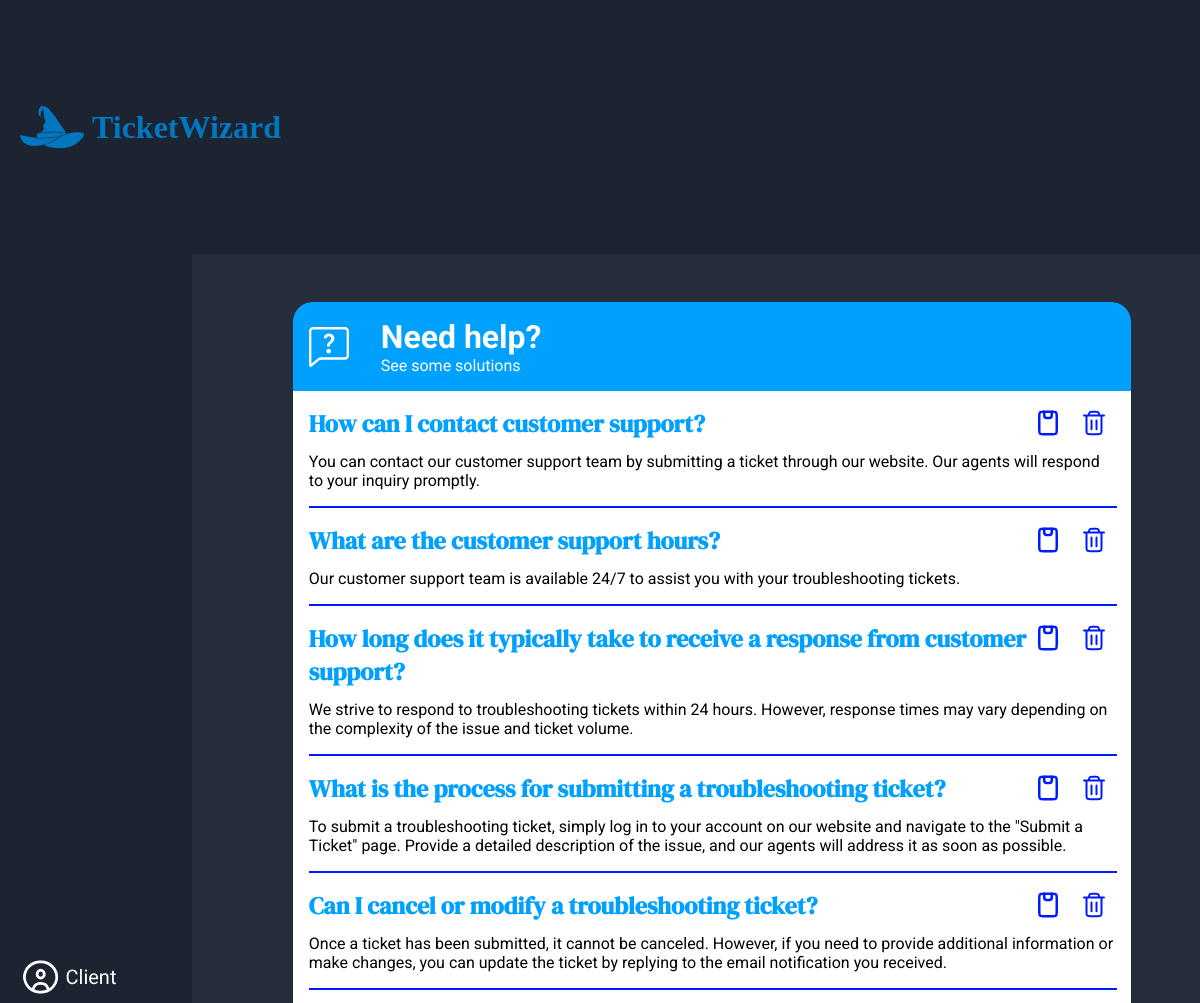
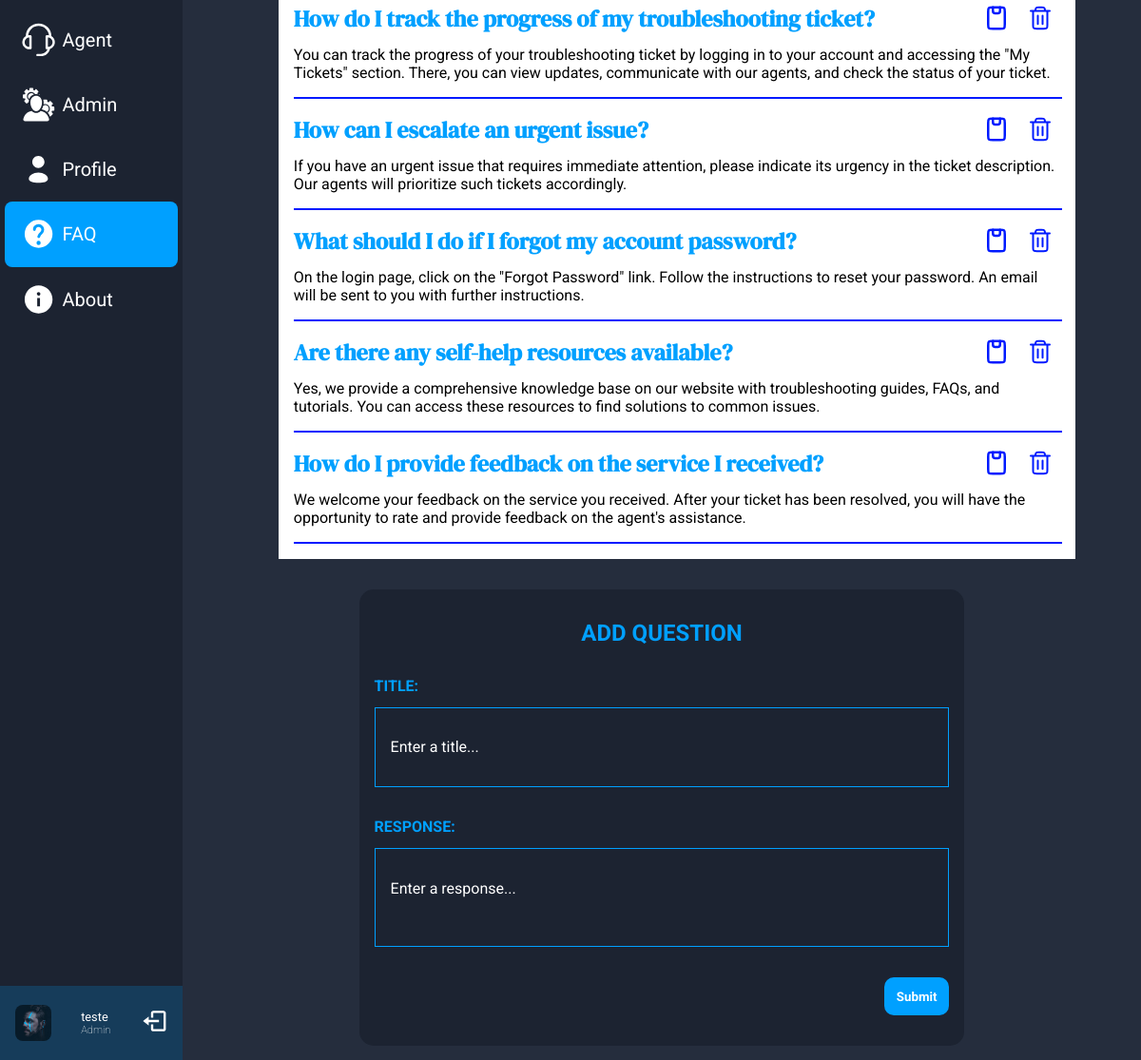
Screenshot of /pages/faq.php (signed in) with the database file from the repository (2 pictures, top to bottom).
### tables this page shows
CREATE TABLE User (
    --ID'S
    id INTEGER PRIMARY KEY AUTOINCREMENT,

    --CONTENT
    username VARCHAR(50) NOT NULL,
    password VARCHAR(50) NOT NULL,
    email VARCHAR(50) NOT NULL,
    full_name VARCHAR(100) NOT NULL,
    image VARCHAR(100),
    created_at TIMESTAMP DEFAULT CURRENT_TIMESTAMP
);

CREATE TABLE Faq(

    id INTEGER PRIMARY KEY AUTOINCREMENT,
    title VARCHAR(200),
    response VARCHAR(2000),
    creator INTEGER DEFAULT 1,
    created_at TIMESTAMP DEFAULT CURRENT_TIMESTAMP,

    FOREIGN KEY (creator) REFERENCES User(id)
);

### database/User.class.php (called while the page is built, shortened)
<?php
class User{
    public ?int $id;
    public function __construct(?int $id, string $username, string $password, string $email, string $fullName,string $image) {
        $this->id=$id;
        $this->fullName = $fullName;
        $this->image = $image;
    }
    public function whatPermission($db) {
        $stmt = $db->prepare("SELECT * FROM Admin WHERE id = ?");
        $stmt->execute([$this->id]);
        $result = $stmt->fetch();
        if($result !== false) return 'Admin';
        return null;
    }
    static function getUser($db, int $id) {
        $stmt = $db->prepare('
        SELECT *
        FROM User
        WHERE id = ?
        ');
        $stmt->execute(array($id));
        $user = $stmt->fetch();
        return new User(
            $user['id'],
            $user['username'],
            $user['password'],
            $user['email'],
            $user['full_name'],
            $user['image']
        );
    }
}
?>

### session.php (called while the page is built, shortened)
<?php
  class Session {
    public function getId() : ?int {
      return isset($_SESSION['id']) ? $_SESSION['id'] : null;
    }
  }
?>

### database/FaqQuestions.class.php (called while the page is built, shortened)
<?php
function getQuestions($db) {
    $stmt = $db->prepare('SELECT * FROM Faq');
    $stmt->execute();
    return $stmt->fetchAll();
}

### templates/faqQuestions.php (the view, shortened to what this page needs)
<?php function drawFaqQuestions(User $user, $questions, $db){ ?>
    <div class="main-content">
        <div class="faq-container">
            <div class="header-help">
                <div class="title-container">
                    <h1>Need help?</h1>
                    <p>See some solutions</p>
                </div>
            </div>
            <div class="faq-questions">
                <?php foreach($questions as $question) { ?>
                <div class="question" id=<?= "Faq-question$question[id]" ?>>
                        <div class="title-remove">
                            <h2><?=$question['title'] ?></h2>
                            <?php if($user->whatPermission($db)=='Agent' || $user->whatPermission($db)== 'Admin') drawButtons();?>
                        </div>
                        <p><?=$question['response'] ?></p>
                </div>
                <span></span>
                <?php } ?>
            </div>
        </div>
        <?php if($user->whatPermission($db)=='Agent' || $user->whatPermission($db)== 'Admin') drawAddQuestion();?>
    </div>
<?php } ?>
<?php function drawButtons(){ ?>
    <?php echo '<div class = buttons>
        <button class="copy-btn">
            <svg xmlns="http://www.w3.org/2000/svg" width="30px" height="30px" viewBox="0 0 24 24" fill="none">
                <path d="M15 3C16.8856 3 17.8284 3 18.4142 3.58579C19 4.17157 19 5.11438 19 7L19 17C19 18.8856 19 19.8284 18.4142 20.4142C18.4142 20.4142 18.4142 20.4142 18.4142 20.4142C17.8284 21 16.8856 21 15 21V21L9 21V21C7.11438 21 6.17157 21 5.58579 20.4142C5 19.8284 5 18.8856 5 17L5 7C5 5.11438 5 4.17157 5.58579 3.58579C5.58579 3.58579 5.58579 3.58579 5.58579 3.58579C6.17157 3 7.11438 3 9 3V3L15 3V3Z" stroke="#323232" stroke-width="2" stroke-linejoin="round"/>
                <path d="M9 3V6C9 7.10457 9.89543 8 11 8H13C14.1046 8 15 7.10457 15 6V3" stroke="#323232" stroke-width="2" stroke-linecap="round" stroke-linejoin="round"/>
            </svg>
            <span class="copy-msg">Copy link!</span>
            <span class="copied-msg">Link copied ✔</span>
        </button>
        <button class="remove-btn">
            <svg width="30" height="30" viewBox="0 0 30 30" fill="none" xmlns="http://www.w3.org/2000/svg">
                <path d="M17.5 12.5V21.25M12.5 12.5V21.25M7.5 7.5V22.25C7.5 23.6501 7.5 24.3498 7.77249 24.8845C8.01216 25.3549 8.39434 25.7381 8.86475 25.9777C9.399 26.25 10.0987 26.25 11.4961 26.25H18.5039C19.9012 26.25 20.6 26.25 21.1343 25.9777C21.6046 25.7381 21.9881 25.3549 22.2277 24.8845C22.5 24.3503 22.5 23.6513 22.5 22.2539V7.5M7.5 7.5H10M7.5 7.5H5M22.5 7.5H20M22.5 7.5H25M10 7.5H20M10 7.5C10 6.33515 10 5.75301 10.1903 5.29357C10.444 4.68101 10.9304 4.19404 11.543 3.9403C12.0024 3.75 12.5851 3.75 13.75 3.75H16.25C17.4149 3.75 17.9972 3.75 18.4567 3.9403C19.0692 4.19404 19.5559 4.68101 19.8096 5.29357C19.9999 5.753 20 6.33515 20 7.5" stroke="#001AFF" stroke-width="2" stroke-linecap="round" stroke-linejoin="round"/>
            </svg>
        </button>
    </div>'; ?>
<?php } ?>
<?php function drawAddQuestion(){ ?>
    <?php echo '<div class="add-card">
            <h2>ADD QUESTION</h2>
            <form class="add-question" action="../actions/actionnewfaq.php" method="post">
                <label for="title">TITLE:</label>
                <input id="title" name="title" type="text" placeholder="Enter a title..." required>
                <label for="response">RESPONSE:</label>
                <textarea id="response" name="response" placeholder="Enter a response..." required></textarea>
                <button>Submit</button>
            </form>
        </div>'; ?>
<?php } ?>

### templates/nav.tpl.php (shortened to what this page needs)
<?php function drawNav(User $user, $db, String $selected){ ?>
    <main>
        <nav class="nav-bar">
            <ul>
                <?php if($user->whatPermission($db)=='Client' || $user->whatPermission($db)== 'Agent' || $user->whatPermission($db)=='Admin') drawNavClient($selected);?>
                <?php if($user->whatPermission($db)=='Agent' || $user->whatPermission($db)=='Admin') drawNavAgent($selected); ?>
                <?php if($user->whatPermission($db)=='Admin') drawNavAdmin($selected); ?>
                <?php $selectedBool='false'; if($selected=='profile') $selectedBool='true'; ?>
                <li class="nav-item unselectable" selected= <?= $selectedBool?>>
                    <a href="../pages/profile.php">
                        <div class="option-container">
                            <p>Profile</p>
                        </div>
                    </a>
                </li>
                <?php if($user->whatPermission($db)=='Agent' || $user->whatPermission($db)=='Admin' || $user->whatPermission($db)== 'Client') drawNavFaq($selected); ?>
                <?php if($user->whatPermission($db)=='Agent' || $user->whatPermission($db)=='Admin' || $user->whatPermission($db)== 'Client') drawNavAbout($selected); ?>
            </ul>
            <div class="user-info unselectable">
                <div class="square">
                    <img src="<?= $user->image?>" alt="user_image">
                </div>
                <div>
                    <p class="name"><?php echo $user->fullName?></p>
                    <p class="role"><?php echo $user->whatPermission($db) ?></p>
                </div>
                <a href='../actions/actionlogout.php'>
                    <svg class="log-out" fill="#000000" width="50" height="50" viewBox="0 0 24 24"
                         xmlns="http://www.w3.org/2000/svg"><path d="M16 13v-2H7V8l-5 4 5 4v-3z"/><path d="M20 3h-9c-1.103 0-2 .897-2 2v4h2V5h9v14h-9v-4H9v4c0 1.103.897 2 2 2h9c1.103 0 2-.897 2-2V5c0-1.103-.897-2-2-2z"/></svg>
                </a>
            </div>
        </nav>
<?php } ?>
<?php function drawNavClient(String $selected){ ?>
    <?php $selectedBool='false'; if($selected=='client') $selectedBool='true'; ?>
    <li class="nav-item unselectable" selected = <?php echo $selectedBool ?>>
        <a href='../pages/client.php'>
            <div class="option-container">
                <p>Client</p>
            </div>
        </a>
    </li>
<?php } ?>
<?php function drawNavAgent(String $selected){ ?>
    <?php $selectedBool='false'; if($selected=='agent') $selectedBool='true'; ?>
    <li class="nav-item unselectable" selected =<?php echo $selectedBool ?>>
        <a href='../pages/agent.php'>
            <div class="option-container">
                <p>Agent</p>
            </div>
        </a>
    </li>
<?php } ?>
<?php function drawNavAdmin(String $selected){ ?>
    <?php $selectedBool='false'; if($selected=='admin') $selectedBool='true'; ?>
    <li class="nav-item unselectable" selected =<?php echo $selectedBool ?>>
        <a href='../pages/admin.php'>
            <div class="option-container">
                <p>Admin</p>
            </div>
        </a>
    </li>
<?php } ?>
<?php function drawNavFaq(String $selected){ ?>
    <?php $selectedBool='false'; if($selected=='faq') $selectedBool='true'; ?>
    <li class="nav-item unselectable" selected =<?php echo $selectedBool ?>>
        <a href='../pages/faq.php'>
            <div class="option-container">
                <p>FAQ</p>
            </div>
        </a>
    </li>
<?php } ?>
<?php function drawNavAbout(String $selected){ ?>
    <?php $selectedBool='false'; if($selected=='about') $selectedBool='true'; ?>
    <li class="nav-item unselectable" selected=<?php echo $selectedBool ?>>
        <a href="../pages/about.php">
            <div class="option-container">
                <p>About</p>
            </div>
        </a>
    </li>
<?php } ?>

### style/constants.css (style rules this page uses)
:root { --highlight-color: #00A0FF; --opened-color: #30B900; --pending-color: #ABABAB; --closed-color: #BF0000; --dark-blue: #1C2331; --background-color: #252D3D; --text-color: #FFF; --logo-color: #0077BE; --dark-blue-highlight: #001AFF; --text-font: 'Roboto', sans-serif; --hightlight-font: 'DM Serif Display', serif; }

### style/navigation.css (style rules this page uses)
* { margin: 0; text-decoration: none; }
ul, li { list-style-type: none; padding: 0; }
.unselectable { user-select: none; }
body { background: var(--background-color); }
main { display: flex; height: 88vh; }
ul { display: flex; flex-direction: column; align-items: center; width: 100%; margin-top: auto; }
li { border-radius: 0.5rem; width: 95%; }
.nav-bar { display: flex; flex-direction: column; align-items: center; background: var(--dark-blue); min-width: 16vw; }
.option-container { display: flex; align-items: center; gap: 5%; color: var(--text-color); font-size: 1.25em; font-family: var(--text-font); padding-inline: 10%; padding-block: 5%; cursor: pointer; }
li[selected = "true"] { background-color: var(--highlight-color); }
.nav-item svg, .nav-item path { min-width: 2rem; max-width: 2.2rem; aspect-ratio: 1/1; fill: var(--text-color); }
.user-info { margin-top: auto; display: flex; justify-content: space-around; align-items: center; background-color: rgba(0, 160, 255, 20%); width: 100%; padding-block: 0.75rem; }
.square { position: relative; width: min(3rem, 20%); aspect-ratio: 1/1; border-radius: 0.5rem; }
.square img { position: absolute; top: 0; left: 0; aspect-ratio: 1/1; border-radius: 0.5rem; width: 100%; object-fit: cover; }
.name, .role { color: var(--text-color); font-family: var(--text-font); }
.name { font-size: 80%; max-font-size: 1rem; overflow-x: clip; }
.role { font-size: 70%; max-font-size: 1rem; font-weight: lighter; overflow-x: clip; }
.log-out { fill: var(--text-color); min-width: 1.75rem; max-width: 1.8rem; aspect-ratio: 1/1; }

### style/faq.css (style rules this page uses)
.main-content { width: 100%; display: flex; flex-direction: column; align-items: center; margin-top: 3rem; overflow-x: hidden; overflow-y: scroll; }
.faq-container { width: 80%; height: max-content; margin-inline: auto; }
.header-help { display: flex; gap: 2rem; align-items: center; padding: 1rem; border-radius: 20px 20px 0 0; width: 100%; background-color: var(--highlight-color); }
.header-help h1, p { color: var(--text-color); font-family: var(--text-font); }
.faq-questions { display: flex; flex-direction: column; gap: 1rem; justify-content: center; width: 100%; padding: 1rem; background-color: var(--text-color); }
.faq-questions .title-remove { display: flex; justify-content: space-between; }
.buttons .copy-btn * { stroke: var(--dark-blue-highlight); }
.faq-questions button { position: relative; background: transparent; border: none; width: fit-content; height: fit-content; }
.faq-questions .buttons { min-width: fit-content; }
.faq-questions h2 { color: var(--highlight-color); font-family: var(--hightlight-font); margin-bottom: 0.75rem; overflow-wrap: anywhere; }
.faq-questions p { color: black; font-weight: 400; font-family: var(--text-font); overflow-wrap: anywhere; }
.faq-questions > span { width: 100%; border: 1px solid var(--dark-blue-highlight); }
.add-card { display: flex; flex-direction: column; align-items: flex-start; width: 60%; background: var(--dark-blue); margin-inline: auto; margin-block: 2rem; border-radius: 15px; padding-inline: 1rem; padding-block: 2rem; }
.add-card h2 { width: 100%; text-align: center; margin-bottom: 2rem; }
.add-card h2, .add-card label { color: var(--highlight-color); font-family: var(--text-font); font-weight: bold; }
.add-card input, .add-card textarea { margin-bottom: 2rem; padding-left: 1rem; padding-block: 2rem; background: transparent; border: 1px solid var(--highlight-color); font-size: 1rem; font-weight: normal; color: var(--text-color); overflow-wrap: break-word; }
.add-card input::placeholder, textarea::placeholder { font-weight: var(--text-font); color: var(--text-color); font-family: var(--text-font); }
.add-card label { margin-bottom: 0.8rem; }
.add-card textarea { resize: none; font-family: var(--text-font); }
.add-question { display: flex; flex-direction: column; width: 100%; }
.add-question button { border: none; padding: 0.8rem; border-radius: 10px; color: var(--text-color); background: var(--highlight-color); font-family: var(--text-font); font-weight: bold; width: fit-content; margin-left: auto; }

### rows the page displays
user: image (placeholder picture), full_name "teste"
faq: title "How can I contact customer support?", response "You can contact our customer support team by submitting a ticket through our website. Our agents will respond to your inquiry promptly."
faq: title "What are the customer support hours?", response "Our customer support team is available 24/7 to assist you with your troubleshooting tickets."
faq: title "How long does it typically take to receive a response from customer support?", response "We strive to respond to troubleshooting tickets within 24 hours. However, response times may vary depending on the complexity of the issue and ticket volume."
faq: title "What is the process for submitting a troubleshooting ticket?", response "To submit a troubleshooting ticket, simply log in to your account on our website and navigate to the \"Submit a Ticket\" page. Provide a detailed description of the issue, and our agents will address it as soon as possible."
faq: title "Can I cancel or modify a troubleshooting ticket?", response "Once a ticket has been submitted, it cannot be canceled. However, if you need to provide additional information or make changes, you can update the ticket by replying to the email notification you received."
faq: title "How do I track the progress of my troubleshooting ticket?", response "You can track the progress of your troubleshooting ticket by logging in to your account and accessing the \"My Tickets\" section. There, you can view updates, communicate with our agents, and check the status of your ticket."
faq: title "How can I escalate an urgent issue?", response "If you have an urgent issue that requires immediate attention, please indicate its urgency in the ticket description. Our agents will prioritize such tickets accordingly."
faq: title "What should I do if I forgot my account password?", response "On the login page, click on the \"Forgot Password\" link. Follow the instructions to reset your password. An email will be sent to you with further instructions."
faq: title "Are there any self-help resources available?", response "Yes, we provide a comprehensive knowledge base on our website with troubleshooting guides, FAQs, and tutorials. You can access these resources to find solutions to common issues."
faq: title "How do I provide feedback on the service I received?", response "We welcome your feedback on the service you received. After your ticket has been resolved, you will have the opportunity to rate and provide feedback on the agent's assistance."

### other values shown
$user->whatPermission($db) "Admin"
